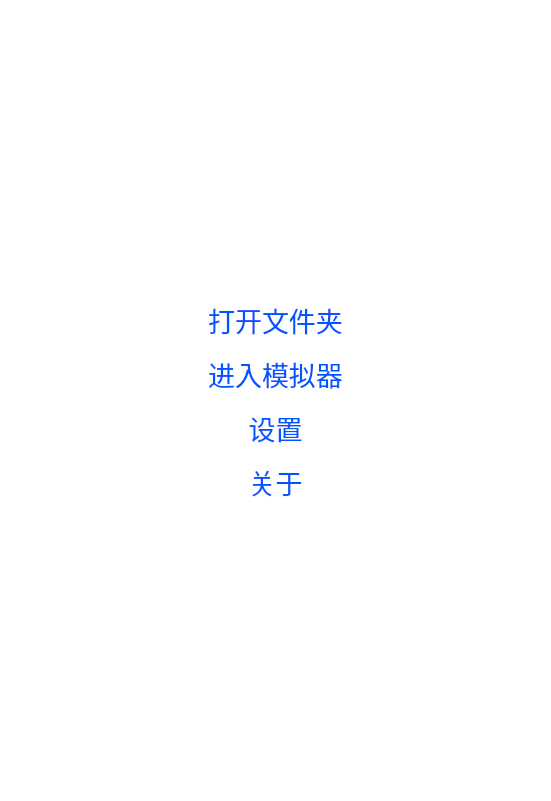
<?xml version="1.0" encoding="UTF-8"?>
<ui version="4.0">
 <class>Form</class>
 <widget class="QWidget" name="Form">
  <property name="geometry">
   <rect>
    <x>0</x>
    <y>0</y>
    <width>551</width>
    <height>801</height>
   </rect>
  </property>
  <property name="windowTitle">
   <string>Form</string>
  </property>
  <property name="styleSheet">
   <string notr="true">background-color: rgb(255, 255, 255);</string>
  </property>
  <layout class="QVBoxLayout" name="verticalLayout_2" stretch="0,0,0,0,0,0">
   <item>
    <spacer name="verticalSpacer_2">
     <property name="orientation">
      <enum>Qt::Vertical</enum>
     </property>
     <property name="sizeHint" stdset="0">
      <size>
       <width>20</width>
       <height>40</height>
      </size>
     </property>
    </spacer>
   </item>
   <item>
    <widget class="QPushButton" name="open_folder">
     <property name="font">
      <font>
       <family>华文中宋</family>
       <pointsize>20</pointsize>
       <weight>50</weight>
       <bold>false</bold>
      </font>
     </property>
     <property name="mouseTracking">
      <bool>false</bool>
     </property>
     <property name="autoFillBackground">
      <bool>false</bool>
     </property>
     <property name="styleSheet">
      <string notr="true">color: rgb(0, 85, 255);</string>
     </property>
     <property name="text">
      <string>打开文件夹</string>
     </property>
     <property name="flat">
      <bool>true</bool>
     </property>
    </widget>
   </item>
   <item>
    <widget class="QPushButton" name="enter_simulator">
     <property name="font">
      <font>
       <family>华文中宋</family>
       <pointsize>20</pointsize>
       <weight>50</weight>
       <bold>false</bold>
      </font>
     </property>
     <property name="styleSheet">
      <string notr="true">color: rgb(0, 85, 255);</string>
     </property>
     <property name="text">
      <string>进入模拟器</string>
     </property>
     <property name="flat">
      <bool>true</bool>
     </property>
    </widget>
   </item>
   <item>
    <widget class="QPushButton" name="settings">
     <property name="font">
      <font>
       <family>华文中宋</family>
       <pointsize>20</pointsize>
      </font>
     </property>
     <property name="styleSheet">
      <string notr="true">color: rgb(0, 85, 255);</string>
     </property>
     <property name="text">
      <string>设置</string>
     </property>
     <property name="flat">
      <bool>true</bool>
     </property>
    </widget>
   </item>
   <item>
    <widget class="QPushButton" name="about">
     <property name="font">
      <font>
       <family>华文中宋</family>
       <pointsize>20</pointsize>
      </font>
     </property>
     <property name="styleSheet">
      <string notr="true">color: rgb(0, 85, 255);</string>
     </property>
     <property name="text">
      <string>关于</string>
     </property>
     <property name="autoDefault">
      <bool>false</bool>
     </property>
     <property name="default">
      <bool>false</bool>
     </property>
     <property name="flat">
      <bool>true</bool>
     </property>
    </widget>
   </item>
   <item>
    <spacer name="verticalSpacer">
     <property name="orientation">
      <enum>Qt::Vertical</enum>
     </property>
     <property name="sizeHint" stdset="0">
      <size>
       <width>20</width>
       <height>40</height>
      </size>
     </property>
    </spacer>
   </item>
  </layout>
 </widget>
 <resources/>
 <connections/>
</ui>
